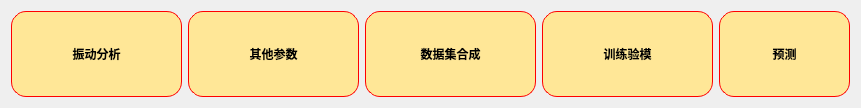
   <widget class="QWidget" name="layoutWidget">
    <property name="geometry">
     <rect>
      <x>151</x>
      <y>147</y>
      <width>861</width>
      <height>108</height>
     </rect>
    </property>
    <layout class="QHBoxLayout" name="horizontalLayout_4">
     <item>
      <widget class="QPushButton" name="pushButton_vibration_analysis">
       <property name="toolTip">
        <string>&lt;html&gt;&lt;head/&gt;&lt;body&gt;&lt;p&gt;设置采样频率并导入振动数据，可以是多组或者是单组&lt;/p&gt;&lt;/body&gt;&lt;/html&gt;</string>
       </property>
       <property name="styleSheet">
        <string notr="true">QPushButton{
border:1px solid red;   /*边框的粗细，颜色*/
border-radius:15px;    /*设置圆角半径 */
padding:2px 4px;  /*QFrame边框与内部其它部件的距离*/
background-color: rgb(255, 231, 151);	/*背景颜色*/
color:rgb(0, 0, 0);		/*字体颜色*/
	font: 18pt &quot;楷体&quot;;
min-width:100px;	/*设置最小宽度*/
min-height:80px;	/*设置最小高度*/
font:bold;
}
QPushButton:hover {
    background-color: rgb(21, 151, 165); /* 悬停时背景色 */
    color: white;             /* 悬停时文字颜色 */
}
QPushButton:pressed {
    background-color:  rgb(38, 70, 83); /* 按下时背景色 */
}</string>
       </property>
       <property name="text">
        <string>振动分析</string>
       </property>
      </widget>
     </item>
     <item>
      <widget class="QPushButton" name="pushButton_otherpara">
       <property name="styleSheet">
        <string notr="true">QPushButton{
border:1px solid red;   /*边框的粗细，颜色*/
border-radius:15px;    /*设置圆角半径 */
padding:2px 4px;  /*QFrame边框与内部其它部件的距离*/
background-color: rgb(255, 231, 151);	/*背景颜色*/
color:rgb(0, 0, 0);		/*字体颜色*/
	font: 18pt &quot;楷体&quot;;
min-width:100px;	/*设置最小宽度*/
min-height:80px;	/*设置最小高度*/
font:bold;
}
QPushButton:hover {
    background-color: rgb(21, 151, 165); /* 悬停时背景色 */
    color: white;             /* 悬停时文字颜色 */
}
QPushButton:pressed {
    background-color:  rgb(38, 70, 83); /* 按下时背景色 */
}</string>
       </property>
       <property name="text">
        <string>其他参数</string>
       </property>
      </widget>
     </item>
     <item>
      <widget class="QPushButton" name="pushButton_dataset">
       <property name="styleSheet">
        <string notr="true">QPushButton{
border:1px solid red;   /*边框的粗细，颜色*/
border-radius:15px;    /*设置圆角半径 */
padding:2px 4px;  /*QFrame边框与内部其它部件的距离*/
background-color: rgb(255, 231, 151);	/*背景颜色*/
color:rgb(0, 0, 0);		/*字体颜色*/
	font: 18pt &quot;楷体&quot;;
min-width:100px;	/*设置最小宽度*/
min-height:80px;	/*设置最小高度*/
font:bold;
}
QPushButton:hover {
    background-color: rgb(21, 151, 165); /* 悬停时背景色 */
    color: white;             /* 悬停时文字颜色 */
}
QPushButton:pressed {
    background-color:  rgb(38, 70, 83); /* 按下时背景色 */
}</string>
       </property>
       <property name="text">
        <string>数据集合成</string>
       </property>
      </widget>
     </item>
     <item>
      <widget class="QPushButton" name="pushButton_train">
       <property name="styleSheet">
        <string notr="true">QPushButton{
border:1px solid red;   /*边框的粗细，颜色*/
border-radius:15px;    /*设置圆角半径 */
padding:2px 4px;  /*QFrame边框与内部其它部件的距离*/
background-color: rgb(255, 231, 151);	/*背景颜色*/
color:rgb(0, 0, 0);		/*字体颜色*/
	font: 18pt &quot;楷体&quot;;
min-width:100px;	/*设置最小宽度*/
min-height:80px;	/*设置最小高度*/
font:bold;
}
QPushButton:hover {
    background-color: rgb(21, 151, 165); /* 悬停时背景色 */
    color: white;             /* 悬停时文字颜色 */
}
QPushButton:pressed {
    background-color:  rgb(38, 70, 83); /* 按下时背景色 */
}</string>
       </property>
       <property name="text">
        <string>训练验模</string>
       </property>
      </widget>
     </item>
     <item>
      <widget class="QPushButton" name="pushButton_predict">
       <property name="maximumSize">
        <size>
         <width>131</width>
         <height>16777215</height>
        </size>
       </property>
       <property name="styleSheet">
        <string notr="true">QPushButton{
border:1px solid red;   /*边框的粗细，颜色*/
border-radius:15px;    /*设置圆角半径 */
padding:2px 4px;  /*QFrame边框与内部其它部件的距离*/
background-color: rgb(255, 231, 151);	/*背景颜色*/
color:rgb(0, 0, 0);		/*字体颜色*/
	font: 18pt &quot;楷体&quot;;
min-width:100px;	/*设置最小宽度*/
min-height:80px;	/*设置最小高度*/
font:bold;
}
QPushButton:hover {
    background-color: rgb(21, 151, 165); /* 悬停时背景色 */
    color: white;             /* 悬停时文字颜色 */
}
QPushButton:pressed {
    background-color:  rgb(38, 70, 83); /* 按下时背景色 */
}</string>
       </property>
       <property name="text">
        <string>预测</string>
       </property>
       <property name="autoDefault">
        <bool>false</bool>
       </property>
      </widget>
     </item>
    </layout>
   </widget>
